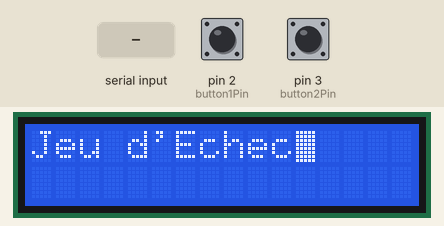
Recording of a sketch running on a simulated Arduino Uno, built with avr-gcc and run on an emulated ATmega328P. On the bench: 16×2 character LCD. The test bench sets the inputs (shaded band); at power-on: pin 2 (button1Pin) LOW, pin 3 (button2Pin) LOW.

Above: at 1.2 s.
1.3 s: "R" received over Serial
At 2.9 s:
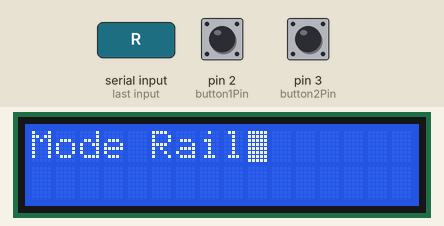
3.8 s: "M" received over Serial
At 6.0 s:
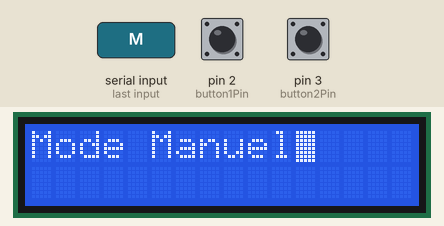
6.3 s: "move" received over Serial
At 8.2 s:
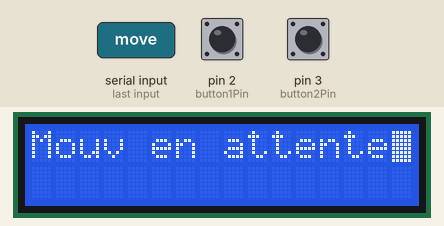
Timing chart, 0 to 9.7 s (numbered marks = the images above; inputs shaded):
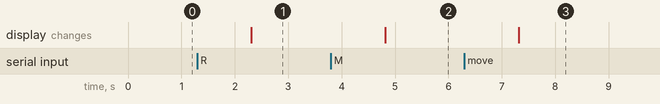

Measured:
- after the input at 1.3 s, the display: changes after 1.0 s (image 1)
- after the input at 3.8 s, the display: changes after 1.0 s (image 2)
- after the input at 6.3 s, the display: changes after 1.0 s (image 3)

The sketch:

EchecCode.ino
```cpp
#include <Wire.h>
#include <LiquidCrystal_I2C.h> // pour télécharger la librairie: croquis - include library - manage libraries - LiquidCrystal_I2C.h de Frank de Brabander
LiquidCrystal_I2C lcd(0x27, 16, 2); //écran LCD 0x27 avec 16 colonnes et 2 lignes (ligne 0 et ligne 1)

String mode = "";

bool moveMade = false; // variable pour stocker l'état du mouvement

// A supprimer
int button1Pin = 2; // Broche du premier bouton
int button2Pin = 3; // Broche du deuxième bouton
int button1State = 0; // Etat du premier bouton (0 = relâché, 1 = appuyé)
int button2State = 0; // Etat du deuxième bouton (0 = relâché, 1 = appuyé)


void setup() {
  Serial.begin(9600); // initialise la connexion série
  lcd.init(); //initialisation de l'écran LCD
  lcd.cursor_on();
  lcd.blink_on();
  lcd.backlight();
  lcd.print("Jeu d'Echec");

  while (!Serial) {
    ; // attendre la connexion série
  }


// A supprimer
  pinMode(button1Pin, INPUT); // Définit la broche du premier bouton comme une entrée
  pinMode(button2Pin, INPUT); // Définit la broche du deuxième bouton comme une entrée
}

void loop() {

  String x = "";
  if (Serial.available()>0) { // Vérifie si des données sont disponibles
    String x = Serial.readString();
    if (x == "R"){
      lcd.clear(); // Efface l'écran LCD
      lcd.print("Mode Rail"); // Affiche le mode
      mode = "R";
    }
    else if (x == "M"){
      lcd.clear(); // Efface l'écran LCD
      lcd.print("Mode Manuel"); // Affiche le mode
      mode = "M";
    }
    if (x != "R" && x != "M" && mode == "R"){ // Quand on joue avec les rails
      lcd.clear(); // Efface l'écran LCD
      lcd.print(x); // Affiche la valeur de x
    }
    else if (x != "R" && x != "M" && mode == "M"){ // Quand on joue en mode manuel
      if (checkInput(x) != ""){
        lcd.clear(); // Efface l'écran LCD
        lcd.print(x); // Affiche la valeur de x
      }
      else if (x == "move" && !moveMade){
        lcd.clear();
        lcd.print("Mouv en attente");
        button1State = digitalRead(button1Pin); // Lit l'état du premier bouton
        button2State = digitalRead(button2Pin); // Lit l'état du deuxième bouton

        if (button1State == HIGH) { // Si le premier bouton est appuyé
          Serial.println("a7a5"); // Envoie la chaîne de caractères "a2a4" sur le port série
          moveMade = true;
          delay(500);
        }
        if (button2State == HIGH) { // Si le deuxième bouton est appuyé
          Serial.println("h7h6"); // Envoie la chaîne de caractères "h2h4" sur le port série
          moveMade = true;
          delay(500);
        }
        if (moveMade) {
          lcd.clear();
          lcd.print("Move effectue");
        }
      }
    }
  }
}


String checkInput(String input) {
  if(input.length() != 4) { // Vérifie que la chaîne d'entrée a une longueur de 4 caractères
    return ""; // Retourne une chaîne de caractères vide si elle ne respecte pas le format attendu
  }

  char c1 = input.charAt(0);
  char c2 = input.charAt(1);
  char c3 = input.charAt(2);
  char c4 = input.charAt(3);

  // Vérifie que les 4 caractères respectent les contraintes
  if(c1 < 'a' || c1 > 'h' || c2 < '1' || c2 > '8' || c3 < 'a' || c3 > 'h' || c4 < '1' || c4 > '8') {
    return ""; // Retourne une chaîne de caractères vide si elle ne respecte pas le format attendu
  }

  return input; // Retourne la chaîne d'origine si elle est dans le bon format
}
```
